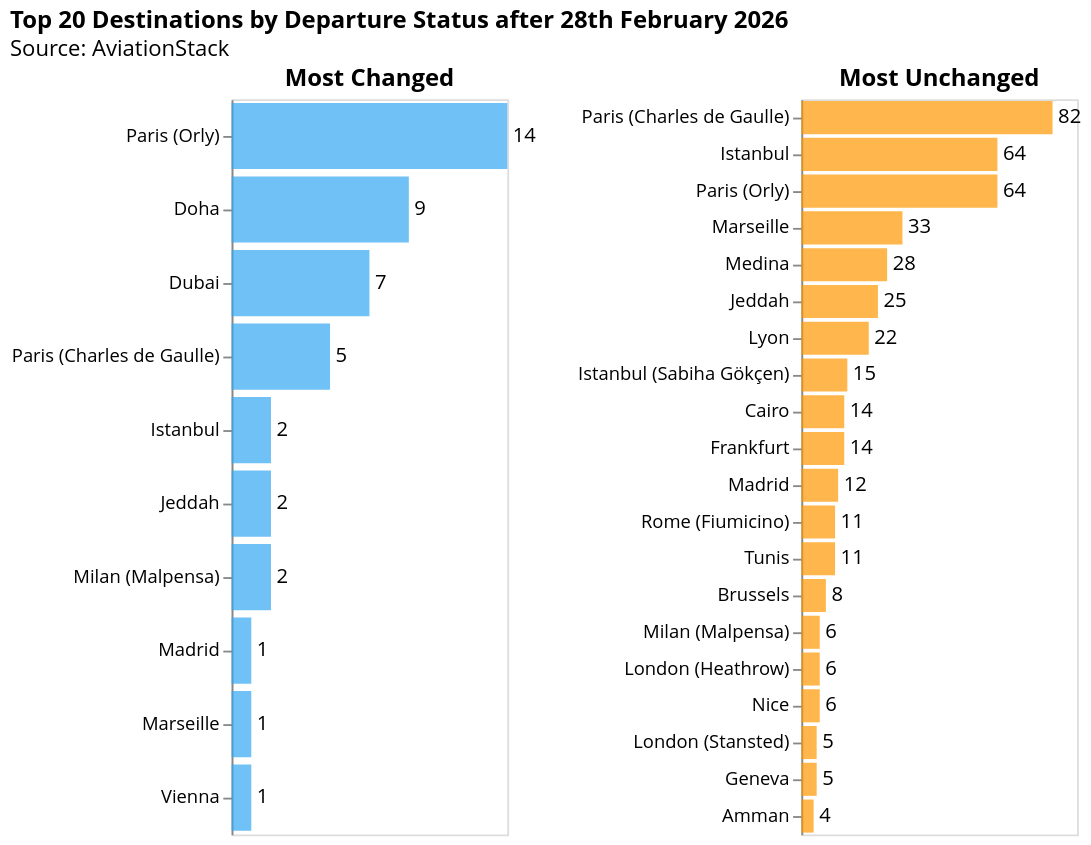

The notebook cell this image was saved under:
### Code cell
import altair as alt

airport_codes = sorted(departures_top10["iata_dep"].unique())

dropdown = alt.binding_select(options=airport_codes, name="Departure Airport ")
selection = alt.selection_point(fields=["iata_dep"], bind=dropdown, value=airport_codes[0])

colors = {"Most Changed": "#34A7F2", "Most Unchanged": "#FF9800"}

subplots = []
for category, color in colors.items():
    subset = departures_top10[departures_top10["category"] == category]

    chart = (
        alt.Chart(subset)
        .mark_bar(color=color, opacity=0.7)
        .encode(
            y=alt.Y("airportcity:N", sort="-x", title=None),
            x=alt.X("count:Q", title=None, axis=None),
            tooltip=[
                alt.Tooltip("airportcity:N", title="Destination"),
                alt.Tooltip("count:Q", title="Flights"),
            ],
        )
        .properties(width=150, height=400, title=category)
        .add_params(selection)
        .transform_filter(selection)
    )

    text = chart.mark_text(align="left", dx=3, fontSize=11, font="Open Sans").encode(
        text="count:Q"
    )

    subplots.append(chart + text)

final = (
    alt.hconcat(subplots[0], subplots[1])
    .properties(
        title=alt.Title(
            "Top 20 Destinations by Departure Status after 28th February 2026",
            subtitle="Source: AviationStack",
        )
    )
    .configure_title(font="Open Sans", subtitleFont="Open Sans")
    .configure_axis(labelFont="Open Sans", titleFont="Open Sans")
    .configure_legend(labelFont="Open Sans", titleFont="Open Sans")
    .configure_text(font="Open Sans")
)

final

### Figure 1 — Vega-Lite specification as saved in the notebook (floating-point values rounded to 4 significant figures; data arrays with more than 128 entries replaced by an {"elided": "..."} marker saying what was removed)
{"config": {"view": {"continuousWidth": 300, "continuousHeight": 300}, "axis": {"labelFont": "Open Sans", "titleFont": "Open Sans"}, "legend": {"labelFont": "Open Sans", "titleFont": "Open Sans"}, "text": {"font": "Open Sans"}, "title": {"font": "Open Sans", "subtitleFont": "Open Sans"}}, "hconcat": [{"layer": [{"mark": {"type": "bar", "color": "#34A7F2", "opacity": 0.7}, "encoding": {"tooltip": [{"field": "airportcity", "title": "Destination", "type": "nominal"}, {"field": "count", "title": "Flights", "type": "quantitative"}], "x": {"axis": null, "field": "count", "title": null, "type": "quantitative"}, "y": {"field": "airportcity", "sort": "-x", "title": null, "type": "nominal"}}, "name": "view_3", "title": "Most Changed", "transform": [{"filter": {"param": "param_2"}}]}, {"mark": {"type": "text", "align": "left", "dx": 3, "font": "Open Sans", "fontSize": 11}, "encoding": {"text": {"field": "count", "type": "quantitative"}, "tooltip": [{"field": "airportcity", "title": "Destination", "type": "nominal"}, {"field": "count", "title": "Flights", "type": "quantitative"}], "x": {"axis": null, "field": "count", "title": null, "type": "quantitative"}, "y": {"field": "airportcity", "sort": "-x", "title": null, "type": "nominal"}}, "title": "Most Changed", "transform": [{"filter": {"param": "param_2"}}]}], "data": {"name": "data-90f721f6694543aa0c9376af24db0a15"}, "height": 400, "width": 150}, {"layer": [{"mark": {"type": "bar", "color": "#FF9800", "opacity": 0.7}, "encoding": {"tooltip": [{"field": "airportcity", "title": "Destination", "type": "nominal"}, {"field": "count", "title": "Flights", "type": "quantitative"}], "x": {"axis": null, "field": "count", "title": null, "type": "quantitative"}, "y": {"field": "airportcity", "sort": "-x", "title": null, "type": "nominal"}}, "name": "view_4", "title": "Most Unchanged", "transform": [{"filter": {"param": "param_2"}}]}, {"mark": {"type": "text", "align": "left", "dx": 3, "font": "Open Sans", "fontSize": 11}, "encoding": {"text": {"field": "count", "type": "quantitative"}, "tooltip": [{"field": "airportcity", "title": "Destination", "type": "nominal"}, {"field": "count", "title": "Flights", "type": "quantitative"}], "x": {"axis": null, "field": "count", "title": null, "type": "quantitative"}, "y": {"field": "airportcity", "sort": "-x", "title": null, "type": "nominal"}}, "title": "Most Unchanged", "transform": [{"filter": {"param": "param_2"}}]}], "data": {"name": "data-4e739c7e092078e1d7ffa9e6bbb53023"}, "height": 400, "width": 150}], "params": [{"name": "param_2", "select": {"type": "point", "fields": ["iata_dep"]}, "bind": {"input": "select", "options": ["ALG", "AMM", "AUH", "BEY", "CAI", "CMN", "DAM", "DOH", "DXB", "IKA", "JED", "KHI", "RUH", "TUN", "TUS"], "name": "Departure Airport "}, "value": "ALG", "views": ["view_3", "view_4"]}], "title": {"text": "Top 20 Destinations by Departure Status after 28th February 2026", "subtitle": "Source: AviationStack"}, "$schema": "https://vega.github.io/schema/vega-lite/v5.20.1.json", "datasets": {"data-90f721f6694543aa0c9376af24db0a15": {"elided": "221 records"}, "data-4e739c7e092078e1d7ffa9e6bbb53023": {"elided": "246 records"}}}
